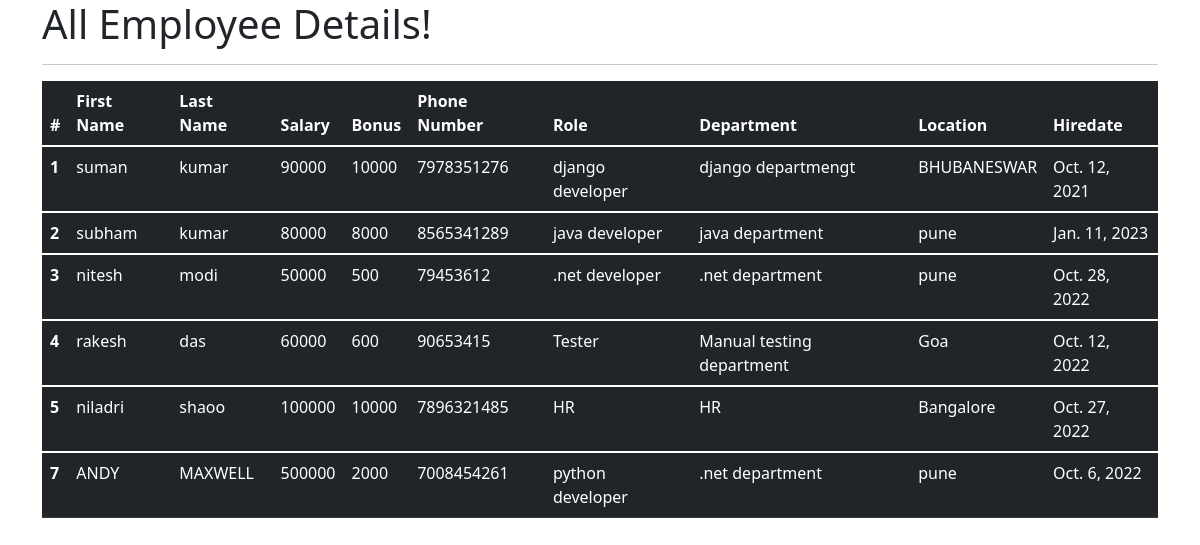
The app's page /all_emp with its own data.
### emp_app/models.py (models this page shows, shortened)
class Employee(models.Model):
    first_name = models.CharField(max_length=100, null=False)
    last_name = models.CharField(max_length=100)
    dept = models.ForeignKey(Department, on_delete=models.CASCADE)
    salary = models.IntegerField(default=0)
    bonus = models.IntegerField(default=0)
    role = models.ForeignKey(Role, on_delete=models.CASCADE)
    phone = models.IntegerField(default=0)
    hire_date = models.DateField()
    def __str__(self):
        return "%s %s %s" %(self.first_name, self.last_name, self.phone)

class Role(models.Model):
    name = models.CharField(max_length=100, null=False)

class Department(models.Model):
    name = models.CharField(max_length=100,null=False)
    location = models.CharField(max_length=100)

### emp_app/views.py (the view)
# urls.py: path('all_emp', views.all_emp, name='all_emp'),
def all_emp(request):
    emps = Employee.objects.all()
    context = {
        'emps': emps
    }
    print(context)
    return render(request, 'view_all_emp.html', context)

### emp_app/templates/view_all_emp.html (shortened to what this page needs)
<!DOCTYPE html>
<html lang="en">
<head>
  <link href="https://cdn.jsdelivr.net/npm/bootstrap@5.1.3/dist/css/bootstrap.min.css" rel="stylesheet">
</head>
  <body>
  <div class="container">
          <h1>All Employee Details!</h1>
      <hr>
     <table class="table table-dark">
  <thead>
    <tr>
      <th scope="col">#</th>
      <th scope="col">First Name</th>
      <th scope="col">Last Name</th>
      <th scope="col">Salary</th>
      <th scope="col">Bonus</th>
      <th scope="col">Phone Number</th>
      <th scope="col">Role</th>
      <th scope="col">Department</th>
      <th scope="col">Location</th>
      <th scope="col">Hiredate</th>
    </tr>
  </thead>
         {% for emp in emps %}
  <tbody>
    <tr>
      <th scope="row">{{emp.id}}</th>
      <td>{{emp.first_name}}</td>
      <td>{{emp.last_name}}</td>
      <td>{{emp.salary}}</td>
      <td>{{emp.bonus}}</td>
      <td>{{emp.phone}}</td>
      <td>{{emp.role.name}}</td>
      <td>{{emp.dept.name}}</td>
      <td>{{emp.dept.location}}</td>
      <td>{{emp.hire_date}}</td>
    </tr>
  </tbody>
         {% endfor %}
</table>
  </div>
  </body>
</html>

### records on screen
Employee: id "1", first_name "suman", last_name "kumar", salary "90000", bonus "10000", phone "7978351276", role.name "django developer", dept.name "django departmengt", dept.location "BHUBANESWAR", hire_date "Oct. 12, 2021"
Employee: id "2", first_name "subham", last_name "kumar", salary "80000", bonus "8000", phone "8565341289", role.name "java developer", dept.name "java department", dept.location "pune", hire_date "Jan. 11, 2023"
Employee: id "3", first_name "nitesh", last_name "modi", salary "50000", bonus "500", phone "79453612", role.name ".net developer", dept.name ".net department", dept.location "pune", hire_date "Oct. 28, 2022"
Employee: id "4", first_name "rakesh", last_name "das", salary "60000", bonus "600", phone "90653415", role.name "Tester", dept.name "Manual testing department", dept.location "Goa", hire_date "Oct. 12, 2022"
Employee: id "5", first_name "niladri", last_name "shaoo", salary "100000", bonus "10000", phone "7896321485", role.name "HR", dept.name "HR", dept.location "Bangalore", hire_date "Oct. 27, 2022"
Employee: id "7", first_name "ANDY", last_name "MAXWELL", salary "500000", bonus "2000", phone "7008454261", role.name "python developer", dept.name ".net department", dept.location "pune", hire_date "Oct. 6, 2022"
